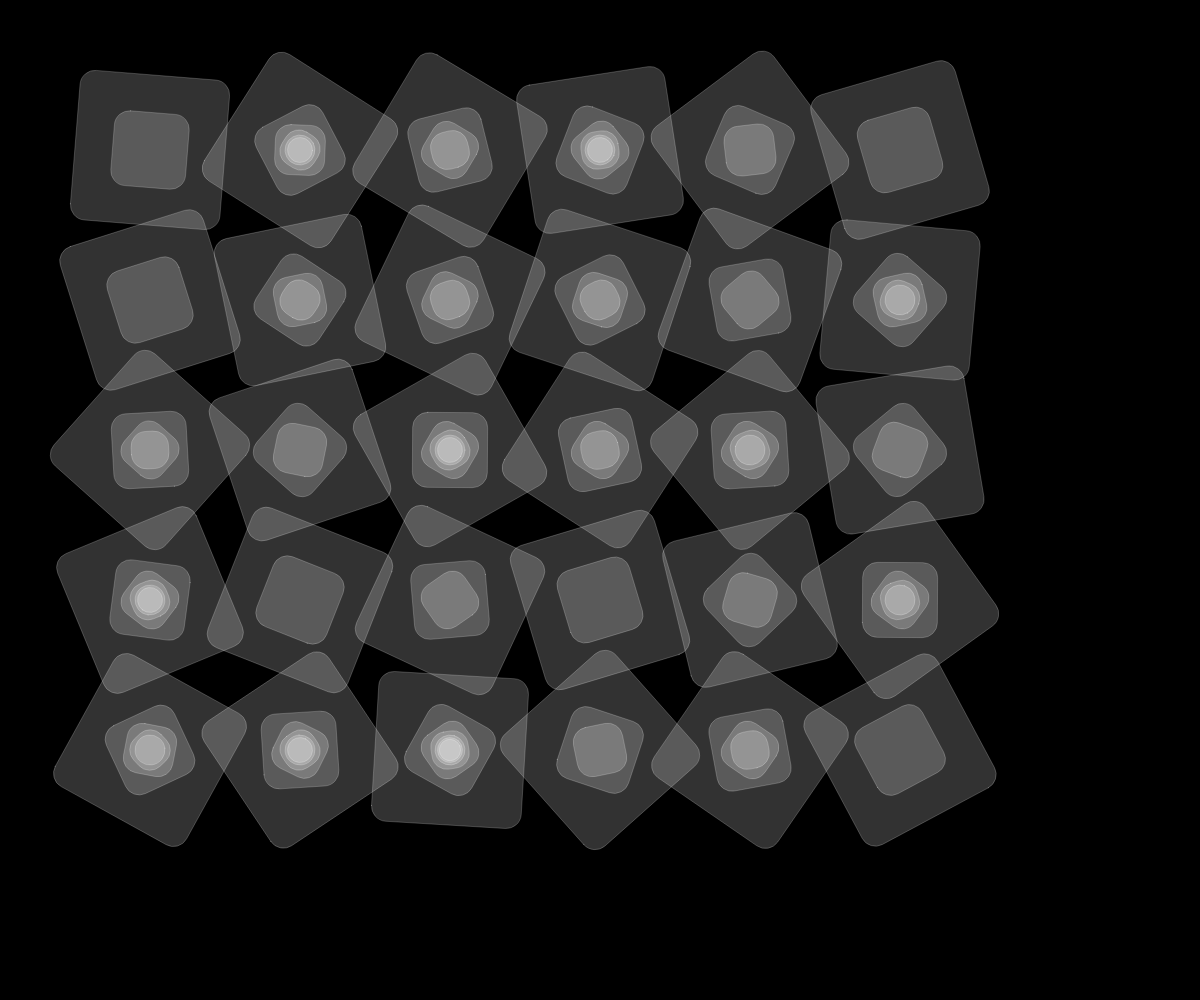
Frame 1 (no input)
Frame 60 (no input): identical to frame 1, image omitted
Frame 120 (the mouse pressed at the canvas centre since frame 60): identical to frame 1, image omitted

The p5.js sketch that drew this single still picture (run headless with seeded random() and noise() and a simulated clock; from frame 60 on, the mouse is pressed at the canvas centre):

// p5.js sketch
// ── sketch.js
var siz = 150;
var seed = 160;


function setup() {

    createCanvas(windowWidth, windowHeight);

    background(0);

    rectMode(CENTER);

    seed = random(1000);


}


function draw() {

    background(0);
    randomSeed(seed)
    strokeWeight(0.5)
    stroke(255, 255, 255, 100)
    fill(255, 255, 255, 50)
    for (var i = siz; i < windowWidth - siz; i += siz) {
        for (var j = siz; j < windowHeight - siz; j += siz) {

            push()
            translate(i,j)
            rotate(random(TWO_PI))
            var rd = int(random(2,8));

            for (var k = 1 ; k <= rd ; k++){
                rotate(PI/rd)
                rect(0, 0, siz/k, siz/k, siz/10);
            }


            pop();
        }
    }
}

function mouseReleased() {

    seed = random(1000);
    siz = int(random(50, 300))
}
